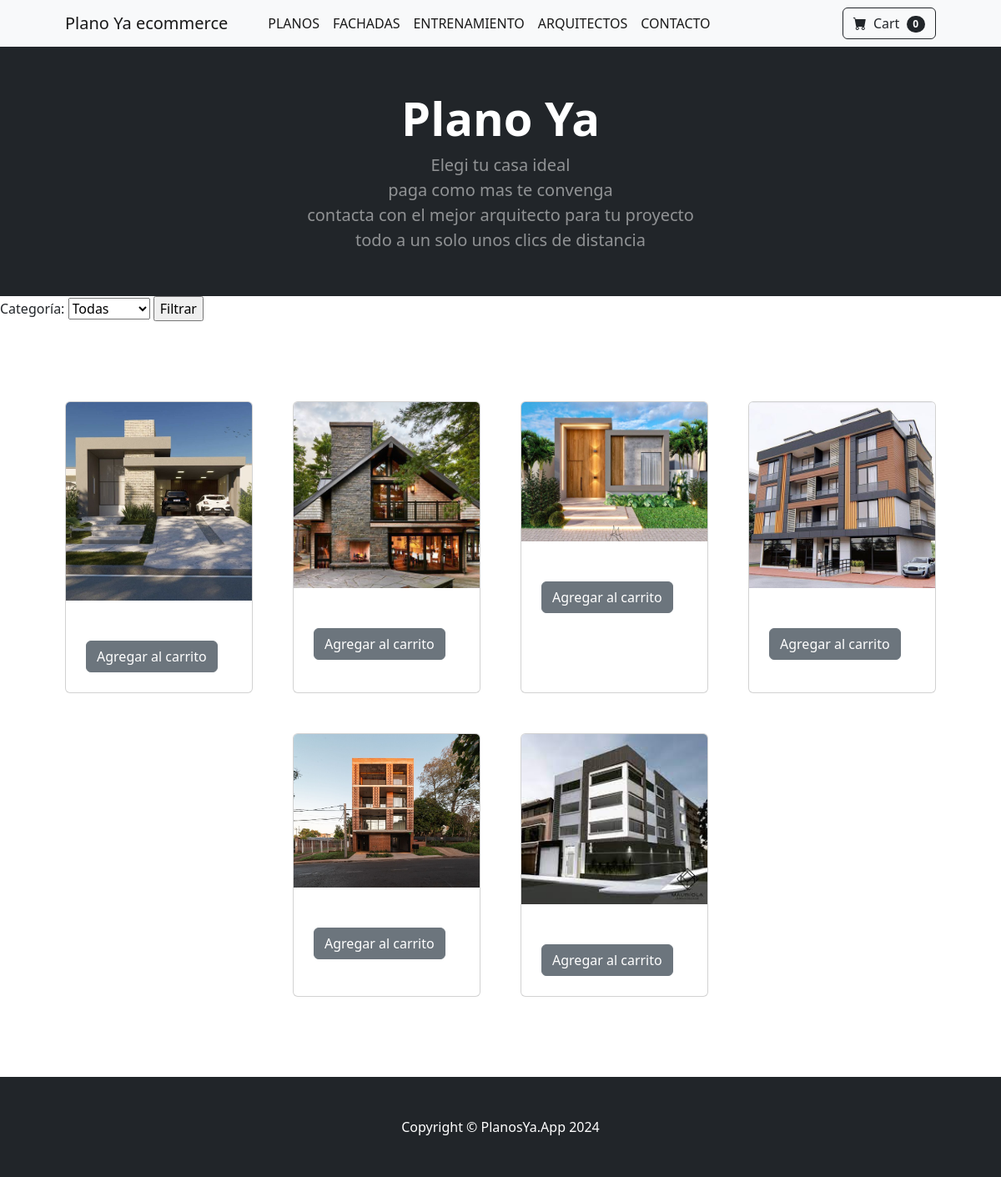
The page /fachadas/ on the database its author committed.
### store/models.py (models this page shows, shortened)
class Face(models.Model):
    name = models.CharField(max_length=100, default='a', blank=True)
    image = models.ImageField(upload_to='uploads/product/', blank=True, null=True)
    category = models.ForeignKey(Category, on_delete=models.CASCADE, default=1)
    price = models.IntegerField(default=0)

### store/views.py (the view)
# urls.py: path('fachadas/', views.fachadas, name='fachadas'),
def fachadas(request):
    categoria_filtro = request.GET.get('categoria', '')
    faces = Face.objects.all()
    if categoria_filtro:
        faces = faces.filter(category=categoria_filtro)
    categories = Category.objects.all()
    return render(request, 'fachadas.html', {'faces':faces, 'categories': categories})

### cart/cart.py (called while the page is built)
    def __len__(self):
        return len(self.cart)

### cart/context_processors.py (called while the page is built)
def cart(request):
    return {'cart': Cart(request)}

### store/templates/fachadas.html (shortened to what this page needs)
{% extends 'base.html' %}
{% block content %}
        <header class="bg-dark py-5">
            <div class="container px-4 px-lg-5 my-1">
                <div class="text-center text-white">
                    <h1 class="display-4 fw-bolder">Plano Ya</h1>
                    <p class="lead fw-normal text-white-50 mb-0">Elegi tu casa ideal <br> paga como mas te convenga <br> contacta con el mejor arquitecto para tu proyecto <br> todo a un solo unos clics de distancia</p>
                </div>
            </div>
        </header>
        <form method="get" action="{% url 'fachadas' %}">
            <label for="categoria">Categoría:</label>
            <select name="categoria">
                <option value="">Todas</option>
            </select>
            <input type="submit" value="Filtrar">
        </form>
        <section class="py-5">
            <div class="container px-4 px-lg-5 mt-5">
                <div class="row gx-4 gx-lg-5 row-cols-2 row-cols-md-3 row-cols-xl-4 justify-content-center">
                    {% for face in faces %}
                        <div class="col mb-5">
                            <div class="card h-100">
                                <img class="card-img-top" src="{{ face.image.url }}" alt="..." />
                                <br>
                                <div class="card-footer p-4 pt-0 border-top-0 bg-transparent">
                                    <br>
                                    <button value="{{ face.id }}" class="btn btn-secondary" id="addCart"> Agregar al carrito </button>
                                </div>
                            </div>
                        </div>
                    {% endfor %}
                </div>
            </div>
        </section>
{% endblock %}

### store/templates/base.html (shortened to what this page needs)
{% load static %}
<!DOCTYPE html>
<html lang="en">
    <head>
        <link href="https://cdn.jsdelivr.net/npm/bootstrap-icons@1.5.0/font/bootstrap-icons.css" rel="stylesheet" />
        <link href="{% static 'css/styles.css' %}" rel="stylesheet" />
    </head>
    <body>
        {% include 'navbar.html' %}
        {% block content %}
        {% endblock %}
        <footer class="py-5 bg-dark">
            <div class="container"><p class="m-0 text-center text-white">Copyright &copy; PlanosYa.App 2024</p></div>
        </footer>
    </body>
</html>

### store/templates/navbar.html (shortened to what this page needs)
        <nav class="navbar navbar-expand-lg navbar-light bg-light">
            <div class="container px-4 px-lg-5">
                <a class="navbar-brand" href="{% url 'home' %}">Plano Ya ecommerce</a>
                <div class="collapse navbar-collapse" id="navbarSupportedContent">
                    <ul class="navbar-nav me-auto mb-2 mb-lg-0 ms-lg-4">
                        <li class="nav-item"><a class="nav-link active" href="{% url 'planos' %}">PLANOS</a></li>
                        <li class="nav-item"><a class="nav-link active" href="{% url 'fachadas' %}">FACHADAS</a></li>
                        <li class="nav-item"><a class="nav-link active" href="#!">ENTRENAMIENTO</a></li>
                        <li class="nav-item"><a class="nav-link active" href="#!">ARQUITECTOS</a></li>
                        <li class="nav-item"><a class="nav-link active" href="{% url 'about' %}">CONTACTO</a></li>
                    </ul>
                    <form class="d-flex">
                        <a href="{% url 'cartSummary' %}" class="btn btn-outline-dark" > <i class="bi-cart-fill me-1"></i>
                            Cart
                            <span class="badge bg-dark text-white ms-1 rounded-pill" id="cartquantity">
                                {{ cart|length }}
                            </span>
                        </a>
                    </form>
                </div>
            </div>
        </nav>

### rows shown on the page
Face: image (picture), {{ face.id }} 1 (drawn)
Face: image (picture), {{ face.id }} 2 (drawn)
Face: image (picture), {{ face.id }} 3 (drawn)
Face: image (picture), {{ face.id }} 4 (drawn)
Face: image (picture), {{ face.id }} 5 (drawn)
Face: image (picture), {{ face.id }} 6 (drawn)

### other values the page prints
{{ cart|length }} "0"
